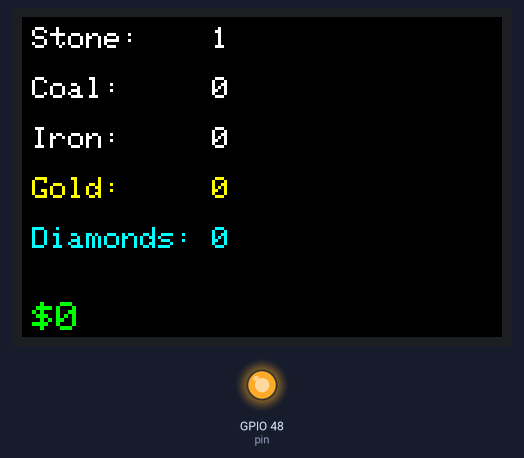
Simulated run of this sketch. Board: ESP32. Shown: 480×320 colour display, output pins drawn as LEDs (lit = HIGH). Random numbers use the default seed unless the sketch sets one.

Above: at 1.1 s.
At 4.2 s:
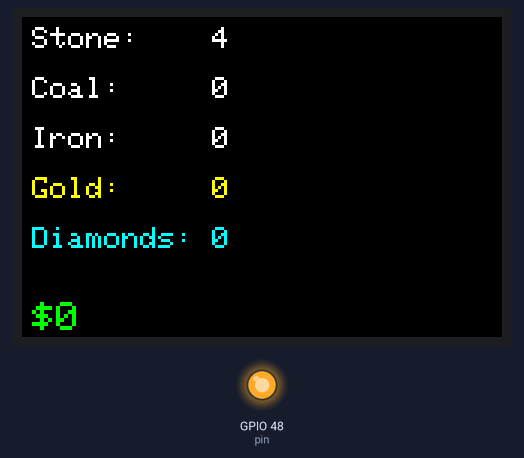
At 10.4 s:
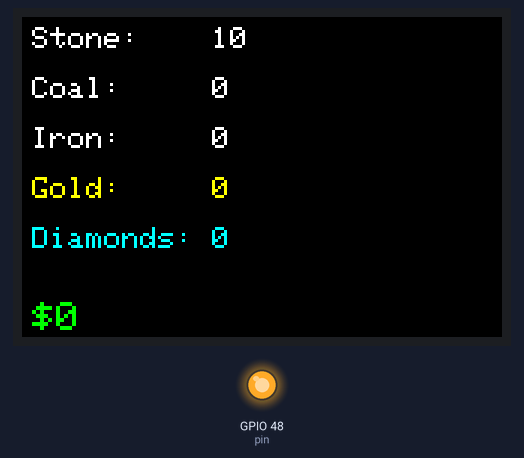
At 21.9 s:
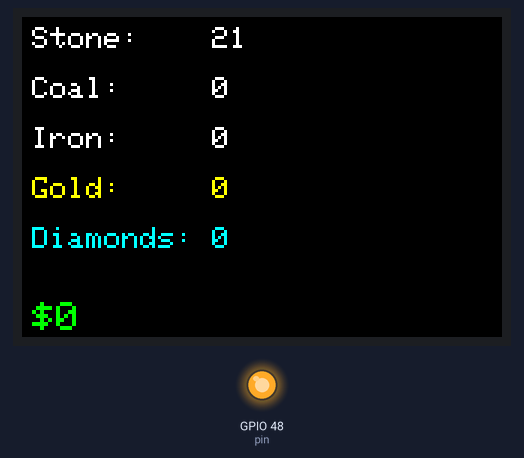
At 29.2 s:
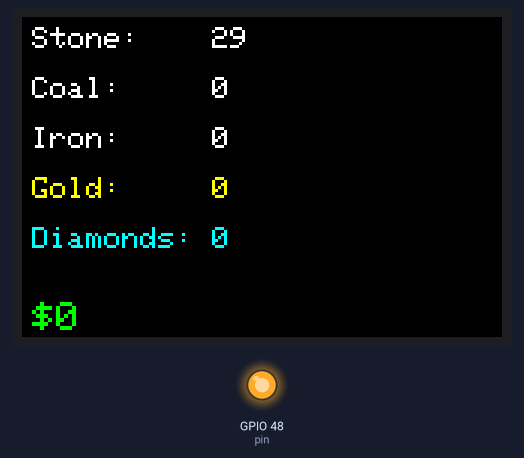
At 38.5 s:
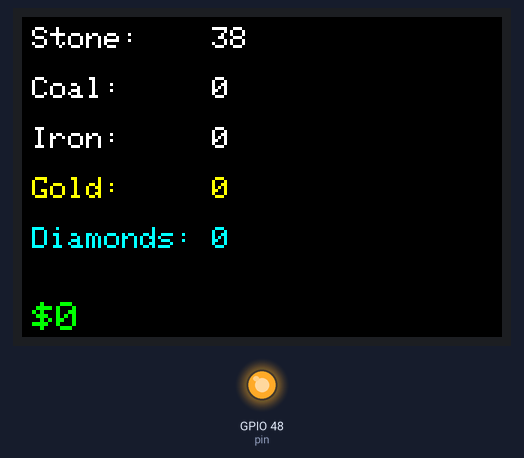

Measured:
- what the display in image 1 shows lasts 1.0 s, from 4.2 s to 5.2 s

The sketch:

Spelunker.ino
```cpp
#include <TFT_eSPI.h>
#include "GameConfig.h"
#include "GameUtils.h"
#include "TextUtils.h"
#include "LcdUtils.h"

struct TextBox upgradeBtn;
struct TextBox traderBtn;

struct TextBox stoneTextBox;
struct TextBox coalTextBox;
struct TextBox ironTextBox;
struct TextBox goldTextBox;
struct TextBox diamondsTextBox;
struct TextBox moneyTextBox;

int CURRENT_SCREEN = MAINSCREEN;

hw_timer_t *miner = NULL;

void IRAM_ATTR MinerTask() {
  switch (getOre(GameData.upgrades.pickaxeType)) {
    case STONE:
      GameData.inventory.stone++;
      break;
    case COAL:
      GameData.inventory.coal++;
      break;
    case IRON:
      GameData.inventory.iron++;
      break;
    case GOLD:
      GameData.inventory.gold++;
      break;
    case DIAMOND:
      GameData.inventory.diamonds++;
      break;
  }
}

TFT_eSPI lcd = TFT_eSPI();

void setup() {
  Serial.begin(115200);

  miner = timerBegin(0, 80, true);
  timerAttachInterrupt(miner, &MinerTask, true);
  timerAlarmWrite(miner, GameConfig.MiningInterval, true);
  timerAlarmEnable(miner);

  Lcd_Init(lcd);
  //lcd.fillScreen(random(0x10000));
  //Draw_ShopBtns();
}

long lastMillis = 0;
void loop() {
  if (millis() - lastMillis >= GameConfig.LcdUpdateFreq) {
    switch (CURRENT_SCREEN) {
      case MAINSCREEN:
        {
          drawMainScreen();
        }
        break;
      case MARKETPLACE:
        {
          Draw_ShopBtns();
        }
        break;
      case UPGRADESHOP:
        {
        }
        break;
      case TRADER:
        {
        }
        break;
    }
    lastMillis = millis();
  }
}

void drawMainScreen() {
  setInventoryText(lcd, stoneTextBox, "Stone:    ", GameData.inventory.stone, 10, 10);
  setInventoryText(lcd, coalTextBox, "Coal:     ", GameData.inventory.coal, 10, 60);
  setInventoryText(lcd, ironTextBox, "Iron:     ", GameData.inventory.iron, 10, 110);
  setInventoryText(lcd, goldTextBox, "Gold:     ", GameData.inventory.gold, 10, 160, TFT_YELLOW);
  setInventoryText(lcd, diamondsTextBox, "Diamonds: ", GameData.inventory.diamonds, 10, 210, TFT_CYAN);

  setInventoryText(lcd, moneyTextBox, "$", GameData.money, 10, 285, TFT_GREEN, 4);
}

void Draw_ShopBtns() {
  // ------------------
  // |  Upgrade Shop  |
  // ------------------
  // |     Trader     |
  // ------------------
  upgradeBtn = BaseButton();
  upgradeBtn.x = lcd.width() / 2;
  upgradeBtn.y = 120;
  upgradeBtn.text = "Upgrade Shop";
  update(lcd, upgradeBtn);

  traderBtn = BaseButton();
  traderBtn.x = lcd.width() / 2;
  traderBtn.y = 200;
  traderBtn.text = "Trader";
  update(lcd, traderBtn);
}
```

GameUtils.h
```cpp
#pragma once

enum PickaxeType {
  WOODEN_PICK,
  STONE_PICK,
  IRON_PICK,
  GOLD_PICK,
  DIAMOND_PICK,
  NETHERACK_PICK
};

enum OreType {
  STONE,
  COAL,
  IRON,
  GOLD,
  DIAMOND
};

typedef struct {
  OreType ore;
  int weight;
} OreData;

OreData defaultTable[] = {
  { STONE, 70 },
  { COAL, 30 }
};

OreData stonePickTable[] = {
  { STONE, 65 },
  { COAL, 20 },
  { IRON, 15 }
};

OreData ironPickTable[] = {
  { STONE, 50 },
  { COAL, 20 },
  { IRON, 15 },
  { GOLD, 10 },
  { DIAMOND, 5 }
};

OreData goldPickTable[] = {
  { STONE, 45 },
  { COAL, 20 },
  { IRON, 15 },
  { GOLD, 10 },
  { DIAMOND, 5 },
};


OreData diamondPickTable[] = {
  { STONE, 35 },
  { COAL, 20 },
  { IRON, 15 },
  { GOLD, 10 },
  { DIAMOND, 5 },
};

OreType getOre(PickaxeType pickaxeType) {
  OreData* table = defaultTable;

  switch (pickaxeType) {
    case STONE_PICK:
      table = stonePickTable;
      break;
    case IRON_PICK:
      table = ironPickTable;
      break;
    case GOLD_PICK:
      table = goldPickTable;
      break;
    case DIAMOND_PICK:
      table = diamondPickTable;
      break;
  }

  int totalWeight = 0;
  int count = sizeof(OreData) / sizeof(table);

  for (int i = 0; i < count; i++) {
    totalWeight += table[i].weight;
  }

  int randomNumber = rand() % totalWeight;
  int weightSum = 0;

  for (int i = 0; i < count; i++) {
    weightSum += table[i].weight;
    if (randomNumber < weightSum) return table[i].ore;
  }
  return STONE;
}
```

TextUtils.h
```cpp
#pragma once
#include <TFT_eSPI.h>

typedef struct TextBox {
  uint8_t datum;
  int color;
  int paddingColor;
  int padding;
  int x;
  int y;
  uint8_t size;
  uint8_t font;
  const char *text;
};

TextBox BaseTextBox() {
  struct TextBox baseTextBox;
  baseTextBox.datum = TL_DATUM;
  baseTextBox.color = TFT_WHITE;
  baseTextBox.paddingColor = TFT_BLACK;
  baseTextBox.padding = 50;
  baseTextBox.x = 0;
  baseTextBox.y = 0;
  baseTextBox.size = 3;
  baseTextBox.font = 1;
  baseTextBox.text = "default";
  return baseTextBox;
};

TextBox BaseButton() {
  struct TextBox baseButton;
  baseButton.datum = MC_DATUM;
  baseButton.color = TFT_BLACK;
  baseButton.paddingColor = TFT_WHITE;
  baseButton.padding = 350;
  baseButton.x = 0;
  baseButton.y = 0;
  baseButton.size = 4;
  baseButton.font = 1;
  baseButton.text = "default";
  return baseButton;
};

enum GameScreen {
  MAINSCREEN,
  MARKETPLACE,
  UPGRADESHOP,
  TRADER
};

void update(TFT_eSPI &lcd, TextBox textBox) {
  lcd.setTextDatum(textBox.datum);
  lcd.setTextColor(textBox.color, textBox.paddingColor);
  lcd.setTextPadding(textBox.padding);
  lcd.setTextSize(textBox.size);

  lcd.drawString(textBox.text, textBox.x, textBox.y, textBox.font);
}

void setText(TextBox &textBox, const char *item, int amount) {
    char buffer[70];
    sprintf(buffer, "%s%d", item, amount);
    textBox.text = strdup(buffer);
}

void setInventoryText(TFT_eSPI &lcd, TextBox &textBox, char *item, int amount, int x, int y, int color = TFT_WHITE, int size = 3) {
  textBox = BaseTextBox();
  textBox.x = x;
  textBox.y = y;
  textBox.color = color;
  textBox.size = size;
  setText(textBox, item, amount);
  update(lcd, textBox);
}
```

GameConfig.h
```cpp
#pragma once

#include "GameUtils.h"

struct _GameConfig {
  int MiningInterval = 1000000;  // us
  int LcdUpdateFreq = 1000;      // ms
};

struct _GameData {
  int money = 0;

  struct {
    int stone = 0;
    int coal = 0;
    int iron = 0;
    int gold = 0;
    int diamonds = 0;
  } inventory;

  struct {
      PickaxeType pickaxeType = WOODEN_PICK;
      int efficiencyLvl = 0;
      int fortuneLvl = 0;
    } upgrades;
};

inline _GameConfig GameConfig;
inline _GameData GameData;
```

LcdUtils.h
```cpp
#pragma once
#include <TFT_eSPI.h>

void Lcd_Init(TFT_eSPI &lcd, uint8_t brightness = 255);
void Lcd_Standby(TFT_eSPI &lcd, uint8_t max_brightness = 255);

/* Displays a random color for 4 seconds, then fades in and out for (max_brightness * 2) ms */
void Lcd_Standby(TFT_eSPI &lcd, uint8_t max_brightness) {
  for (uint8_t i = max_brightness; i > 0; i--) {
    ledcWrite(7, i);
    delay(1);
  }
  lcd.fillScreen(random(0x10000));

  for (uint8_t i = 0; i < max_brightness; i++) {
    ledcWrite(7, i);
    delay(1);
  }
  delay(4000);
}

/* Initialize the display and backlight, optional brightness level to lower ambient light/conserve battery */
void Lcd_Init(TFT_eSPI &lcd, uint8_t brightness) {
  // Backlight config
  int pin = 48,
      channel = 7,
      frequency = 44100,
      resolution = 8;

  pinMode(pin, OUTPUT);                       // Set pin mode to  output
  ledcSetup(channel, frequency, resolution);  // Set the PWM channel frequency and max resolution
  ledcAttachPin(pin, channel);                // Attach the channel to a PWM pin
  ledcWrite(channel, brightness);             // Set below 255 to lower ambient light or conserve battery

  // TFT_eSPI setup
  lcd.init();
  lcd.fillScreen(TFT_BLACK);
  lcd.setRotation(1);
}
```
